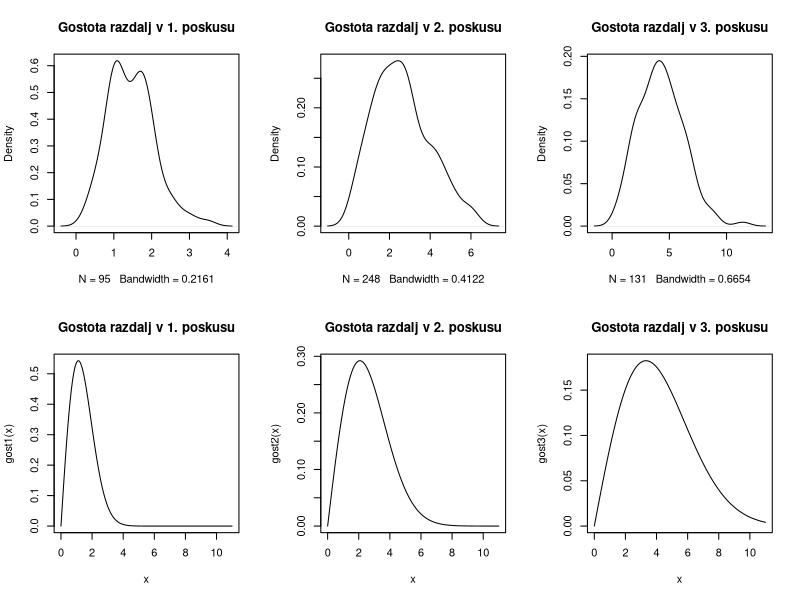

This chart was generated by the following R code:
#Nastavimo mesto datoteke (Po potrebi spremenite na mesto, kamor ste shranili datoteke)
setwd("C:/Users/Uporabnik/Documents/GitHub/STAT")

#Naložimo podatke eksperimentov
kratki <- read.csv("Kromatin_kratki.csv")
srednji <- read.csv("Kromatin_srednji.csv")
dolgi <- read.csv("Kromatin_dolgi.csv")

#Za cenilko, ki smo jo pridobili po metodi največjega verjetja, izračunamo
#numerične približke

#Prvi eksperiment
n1 <- nrow(kratki)
x1 <- kratki[, 1]
t1 <- sqrt(sum(x1^2)/(2*n1))

SE1 <- sqrt(var(x1)*(n1-1)/n1^2)

#Drugi eksperiment
n2 <- nrow(srednji)
x2 <- srednji[, 1]
t2 <- sqrt(sum(x2^2)/(2*n2))

SE2 <- sqrt(var(x2)*(n2-1)/n2^2)

#Tretji eksperiment
n3 <- nrow(dolgi)
x3 <- dolgi[, 1]
t3 <- sqrt(sum(x3^2)/(2*n3))

SE3 <- sqrt(var(x3)*(n3-1)/n3^2)

#Zapišimo ocenjene gostote porazdelitve

gostota <- function(y, t) {
# y je vektor razdalj, t skalarni parameter
	if(t != 0) {
		b <- rep(0, length(y))
		for (i in 1:length(y)){
			if(y[i] >0){
				b[i] <- y[i]/(t)^2 * exp(- (y[i]^2) / (2*(t)^2))
			}
			else {
				b[i] <- 0
			}
		}
	}
	return(b)
}

gost1 <- function(r) {
	gostota(r, t1)
}

gost2 <- function(r) {
	gostota(r, t2)
}

gost3 <- function(r) {
	gostota(r, t3)
}

#Za vsak eksperiment še narišemo gostoto porazdelitve

par(mfrow=c(2, 3))
plot(density(x1), main="Gostota razdalj v 1. poskusu")
plot(density(x2), main="Gostota razdalj v 2. poskusu")
plot(density(x3), main="Gostota razdalj v 3. poskusu")

x <- seq(0, 11, 0.01)
plot(x, gost1(x), type="l", main="Gostota razdalj v 1. poskusu")
plot(x, gost2(x), type="l", main="Gostota razdalj v 2. poskusu")
plot(x, gost3(x), type="l", main="Gostota razdalj v 3. poskusu")

cat("Približek za theta v prvem eksperimentu je", t1, ".")
cat("Standardna napaka v njem pa znaša",SE1, ".")

cat("Približek za theta v drugem eksperimentu je", t2, ".")
cat("Standardna napaka v njem znaša", SE2, ".")

cat("Približek za theta v tretjem eksperimentu je", t3, ".")
cat("Standardna napaka v njem znaša ", SE3, ".")
